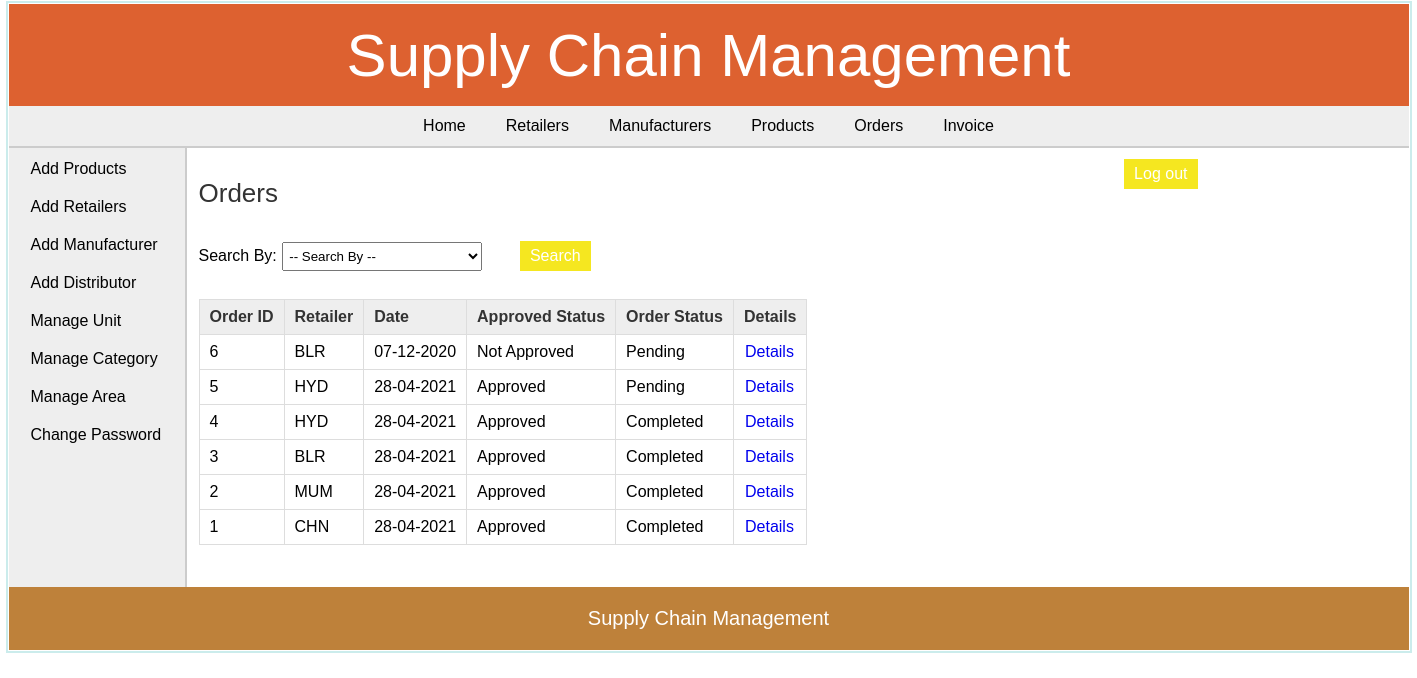
The app's page /admin/view_orders.php (signed in) with its own data.
### tables this page shows
CREATE TABLE `orders` (
  `order_id` int(11) NOT NULL,
  `date` date NOT NULL,
  `retailer_id` int(11) NOT NULL,
  `approved` tinyint(1) NOT NULL,
  `status` tinyint(1) NOT NULL,
  `total_amount` decimal(10,3) NOT NULL
);

CREATE TABLE `area` (
  `area_id` int(11) NOT NULL,
  `area_name` varchar(50) NOT NULL,
  `area_code` varchar(10) NOT NULL
);

### admin/view_orders.php (the view, shortened to what this page needs)
<?php
	require("../includes/config.php");
		if(isset($_SESSION['admin_login'])) {
			$error = "";
			if($_SERVER['REQUEST_METHOD'] == "POST") {
				if(isset($_POST['cmbFilter'])) {
					if(!empty($_POST['txtId'])) {
						$result = validate_number($_POST['txtId']);
						if($result == 1) {
							$order_id = $_POST['txtId'];
							$query_selectOrder = "SELECT * FROM orders,retailer,area WHERE orders.retailer_id=retailer.retailer_id AND retailer.area_id=area.area_id AND order_id='$order_id'";
							$result_selectOrder = mysqli_query($con,$query_selectOrder);
							$row_selectOrder = mysqli_fetch_array($result_selectOrder);
							if(empty($row_selectOrder)){
							   $error = "* No order was found with this ID";
							}
							else {
								mysqli_data_seek($result_selectOrder,0);
							}
						}
						else {
							$error = "* Invalid ID";
						}
					}
					else if(!empty($_POST['cmbRetailer'])) {
						$retailer_id = $_POST['cmbRetailer'];
						$query_selectOrder = "SELECT * FROM orders,retailer,area WHERE orders.retailer_id=retailer.retailer_id AND retailer.area_id=area.area_id AND orders.retailer_id='$retailer_id' ORDER BY approved,status,order_id DESC";
						$result_selectOrder = mysqli_query($con,$query_selectOrder);
						$row_selectOrder = mysqli_fetch_array($result_selectOrder);
						if(empty($row_selectOrder)){
						   $error = "* No order was found of the selected Retailer";
						}
						else {
							mysqli_data_seek($result_selectOrder,0);
						}
					}
					else if(!empty($_POST['txtDate'])) {
						$date = $_POST['txtDate'];
						$query_selectOrder = "SELECT * FROM orders,retailer,area WHERE orders.retailer_id=retailer.retailer_id AND retailer.area_id=area.area_id AND date='$date'";
						$result_selectOrder = mysqli_query($con,$query_selectOrder);
						$row_selectOrder = mysqli_fetch_array($result_selectOrder);
						if(empty($row_selectOrder)){
						   $error = "* No order was found with the selected Date";
						}
						else {
							mysqli_data_seek($result_selectOrder,0);
						}
					}
					else if(!empty($_POST['cmbStatus'])) {
						if($_POST['cmbStatus'] == "zero") {
							$status = 0;
						}
						else {
							$status = $_POST['cmbStatus'];
						}
						$query_selectOrder = "SELECT * FROM orders,retailer,area WHERE orders.retailer_id=retailer.retailer_id AND retailer.area_id=area.area_id AND status='$status' ORDER BY approved,order_id DESC";
						$result_selectOrder = mysqli_query($con,$query_selectOrder);
						$row_selectOrder = mysqli_fetch_array($result_selectOrder);
						if(empty($row_selectOrder)){
						   $error = "* No order was found";
						}
						else {
							mysqli_data_seek($result_selectOrder,0);
						}
					}
					else if(!empty($_POST['cmbApproved'])) {
						if($_POST['cmbApproved'] == "zero") {
							$approved = 0;
						}
						else {
							$approved = $_POST['cmbApproved'];
						}
						$query_selectOrder = "SELECT * FROM orders,retailer,area WHERE orders.retailer_id=retailer.retailer_id AND retailer.area_id=area.area_id AND approved='$approved' ORDER BY order_id DESC";
						$result_selectOrder = mysqli_query($con,$query_selectOrder);
						$row_selectOrder = mysqli_fetch_array($result_selectOrder);
						if(empty($row_selectOrder)){
						   $error = "* No order was found";
						}
						else {
							mysqli_data_seek($result_selectOrder,0);
						}
					}
					else {
						$error = "* Please enter the data to search for.";
					}
				}
				else {
					$error = "Please choose an option to search for.";
				}
			}
			else {
				$query_selectOrder = "SELECT * FROM orders,retailer,area WHERE orders.retailer_id=retailer.retailer_id AND retailer.area_id=area.area_id ORDER BY approved,status,order_id DESC;";
				$result_selectOrder = mysqli_query($con,$query_selectOrder);
			}
		}
		else {
			header('Location:../index.php');
		}
?>
<!DOCTYPE html>
<html>
<head>
	<link rel="stylesheet" href="../includes/main_style.css" >
	<link rel="stylesheet" href="css/smoothness/jquery-ui.css">
</head>
<body>
	<?php
		include("../includes/header.inc.php");
		include("../includes/nav_admin.inc.php");
		include("../includes/aside_admin.inc.php");
	?>
	<section>
		<h1>Orders</h1>
		<form action="" method="POST" class="form">
			Search By:
			<div class="input-box">
			<select name="cmbFilter" id="cmbFilter">
			<option value="" disabled selected>-- Search By --</option>
			</select>
			</div>
			<div class="input-box"> <input type="text" name="txtId" id="txtId" style="display:none;" /> </div>
			<div class="input-box">
			</div>
			<div class="input-box"> <input type="text" id="datepicker" name="txtDate" style="display:none;"/> </div>
			<div class="input-box">
			</div>
			<div class="input-box">
			</div>
			<input type="submit" class="submit_button" value="Search" /> <span class="error_message"> <?php echo $error; ?> </span>
		</form>
		<form action="" method="POST" class="form">
		<table class="table_displayData" style="margin-top:20px;">
			<tr>
				<th> Order ID </th>
				<th> Retailer </th>
				<th> Date </th>
				<th> Approved Status </th>
				<th> Order Status </th>
				<th> Details </th>
			</tr>
			<?php $i=1; while($row_selectOrder = mysqli_fetch_array($result_selectOrder)) { ?>
			<tr>
				<td> <?php echo $row_selectOrder['order_id']; ?> </td>
				<td> <?php echo $row_selectOrder['area_code']; ?> </td>
				<td> <?php echo date("d-m-Y",strtotime($row_selectOrder['date'])); ?> </td>
				<td>
					<?php
						if($row_selectOrder['approved'] == 0) {
							echo "Not Approved";
						}
						else {
							echo "Approved";
						}
					?>
				</td>
				<td>
					<?php
						if($row_selectOrder['status'] == 0) {
							echo "Pending";
						}
						else {
							echo "Completed";
						}
					?>
				</td>
				<td> <a href="view_order_items.php?id=<?php echo $row_selectOrder['order_id']; ?>">Details</a> </td>
			</tr>
			<?php $i++; } ?>
		</table>
		</form>
	</section>
	<?php
		include("../includes/footer.inc.php");
	?>
</body>
</html>

### includes/main_style.css (style rules this page uses)
* { font-family: arial,sans-serif; margin:0px; padding:1px; }
body { width:1400px; margin:auto; border:2px solid #cbecec; }
a { text-decoration:none; }
.input-box { display:inline-block; margin:5px 0px; }
.input-box select { padding:5px 2px; width:200px; margin:auto; }
.submit_button { font-size:16px; margin-top:20px; margin-right:20px; padding:6px 10px; background-color:#f5e720; border:none; color:white; }
.error_message { margin-left:5px; color:red; }
section { width:1000px; padding:10px; padding-bottom:40px; }
section h1 { margin-bottom:10px; font-weight:normal; color:#333; font-size: 26px; }
table { border-collapse: collapse; }
.table_displayData td, .table_displayData th { border:1px solid #ddd; padding: 8px 10px; text-align: left; }
.table_displayData th { background-color:#eee; color:#333; }

### records on screen
orders: order_id "6", area.area_code "BLR", date "07-12-2020", approved "Not Approved", status "Pending"
orders: order_id "5", area.area_code "HYD", date "28-04-2021", approved "Approved", status "Pending"
orders: order_id "4", area.area_code "HYD", date "28-04-2021", approved "Approved", status "Completed"
orders: order_id "3", area.area_code "BLR", date "28-04-2021", approved "Approved", status "Completed"
orders: order_id "2", area.area_code "MUM", date "28-04-2021", approved "Approved", status "Completed"
orders: order_id "1", area.area_code "CHN", date "28-04-2021", approved "Approved", status "Completed"
